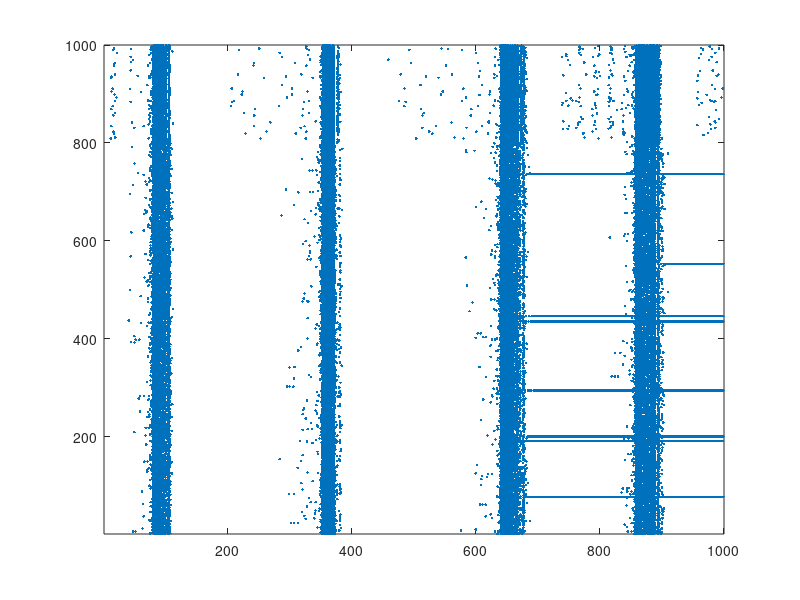

Write MATLAB code to recreate this figure.
%****************************************
% Reads spikes data and plots raster
% Author : Madhavun Candadai Vasu
%****************************************

nNeurons = 1000;
simTime = 1000;

ras = csvread('izhiSpikes.csv');

figure;
h = plot(ras(:,1),ras(:,2),'.')
xlim([1,simTime]);
ylim([1,nNeurons]);
%saveas(h,'./izhi_sincos.png');